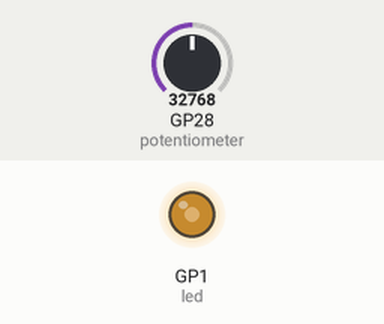
The program below on a simulated Raspberry Pi Pico running MicroPython. Parts: output pins drawn as LEDs (lit = HIGH). Inputs (shaded band) come from the test bench; at power-on: GP28 (potentiometer) = 32768 (analog values on the 0–65535 scale). What the program prints to the serial console is not drawn.

Above: at 1.2 s.
1.3 s: GP28 (potentiometer) set to 45874
At 1.7 s:
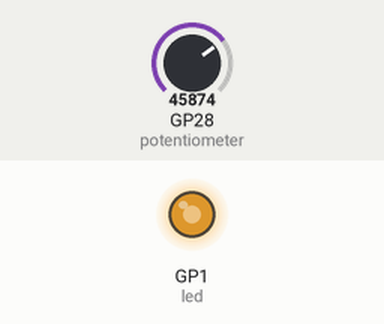
2.8 s: GP28 (potentiometer) set to 57670
At 4.0 s:
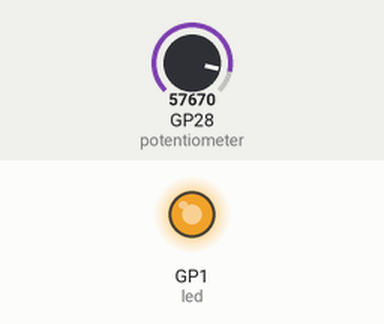
4.3 s: GP28 (potentiometer) set to 7864
At 5.2 s:
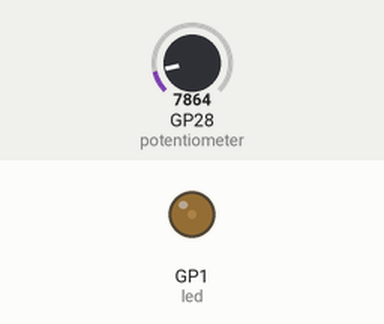
5.8 s: GP28 (potentiometer) set to 0
At 6.3 s:
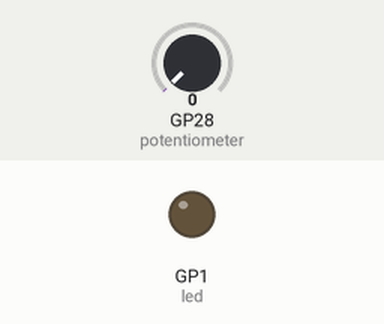
Timing chart, 0 to 8.3 s (numbered marks = the images above; inputs shaded):
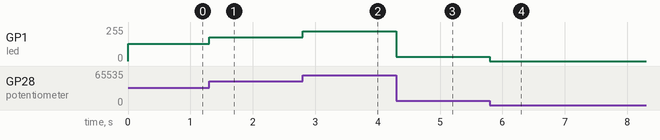

The program:

Job2-4.py
```python
from machine import Pin, ADC, PWM


led = PWM(Pin(1))
led.freq(1000)

potentiometer = ADC(28)

while True:
  value = potentiometer.read_u16()
  print(value)
  led.duty_u16(value)
```

Measured:
- after the input at 1.3 s, GP1 (led): 128/255 → 178/255 at once
- after the input at 2.8 s, GP1 (led): 178/255 → 224/255 at once
- after the input at 4.3 s, GP1 (led): 224/255 → 31/255 at once
- after the input at 5.8 s, GP1 (led): 31/255 → 0/255 at once
